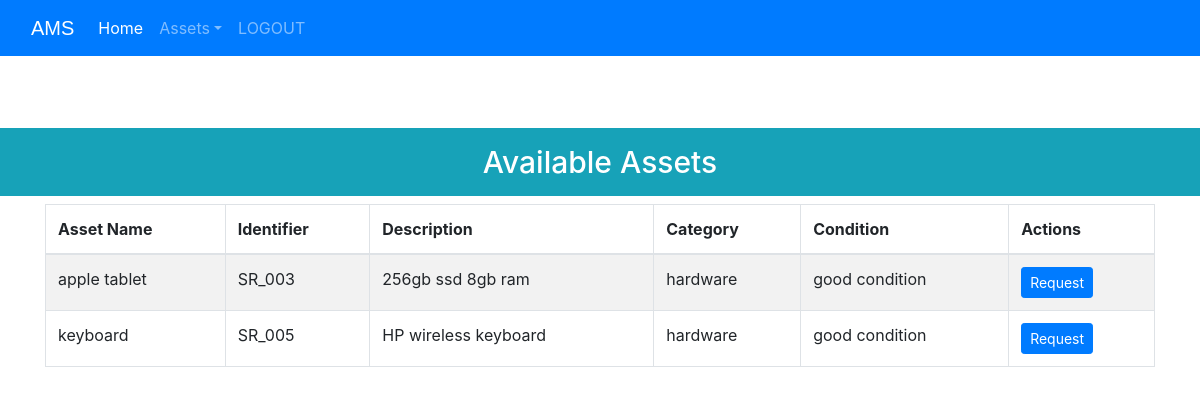
Screenshot of /viewassetbystaff (signed in) with the database file from the repository.
### Assets/models.py (models this page shows, shortened)
class Asset(models.Model):
    category_choices = [
        ('hardware', 'Hardware'),
        ('software', 'Software'),
        ('other', 'Other'),
    ]
    condition_choices = [
        ('good condition', 'Good Condition'),
        ('under maintenance', 'Under Maintenance'),
    ]
    name = models.CharField(max_length=30)
    identifier = models.CharField(max_length=30, unique=True)
    description = models.CharField(max_length=100, blank=True)
    category = models.CharField(max_length=30, choices=category_choices, default='other')
    condition = models.CharField(max_length=30, choices=condition_choices, default='good condition')
    available = models.BooleanField(default=True)
    requested_by = models.ForeignKey(User, null=True, blank=True, on_delete=models.SET_NULL)
    requested_at = models.DateTimeField(auto_now_add=True, null=True, blank=True)

### Assets/views.py (the view)
# urls.py: path('viewassetbystaff', viewassetbystaff, name='viewassetbystaff'),
@login_required(login_url='Assets:stafflogin')
def viewassetbystaff(request):
    assets = Asset.objects.filter(available=True)
    return render(request, 'Assets/viewassetbystaff.html', {'assets': assets})

### Assets/templates/assets/viewassetbystaff.html (shortened to what this page needs)
<!DOCTYPE html>
<html lang="en" dir="ltr">
<head>
</head>
<body>
    {% include "assets/navbarstaff.html" %}
    <br><br>
    <h3 class="p-3 mb-2 bg-info text-white" style='font-size: 30px;text-align:center;'>Available Assets</h3>
    {% if assets %}
    <div class="container">
        <table class="table table-hover table-condensed table-striped table-bordered">
            <thead>
                <tr>
                    <th>Asset Name</th>
                    <th>Identifier</th>
                    <th>Description</th>
                    <th>Category</th>
                    <th>Condition</th>
                    <th>Actions</th>
                </tr>
            </thead>
            <tbody>
                {% for asset in assets %}
                <tr>
                    <td>{{ asset.name }}</td>
                    <td>{{ asset.identifier }}</td>
                    <td>{{ asset.description }}</td>
                    <td>{{ asset.category }}</td>
                    <td>{{ asset.condition }}</td>
                    <td>
                        {% if asset.available %}
                        <a href="{% url 'Assets:request_asset' asset.id %}" class="btn btn-primary btn-sm">Request</a>
                        {% else %}
                        <button class="btn btn-info btn-sm" disabled>Requested</button>
                        {% endif %}
                    </td>
                </tr>
                {% endfor %}
            </tbody>
        </table>
    </div>
    {% else %}
    <h1>No assets available</h1>
    {% endif %}
    <br><br><br><br><br><br><br><br><br>
</body>
</html>

### rows the page displays
Asset: name "apple tablet", identifier "SR_003", description "256gb ssd 8gb ram", category "hardware", condition "good condition", available "Request"
Asset: name "keyboard", identifier "SR_005", description "HP wireless keyboard", category "hardware", condition "good condition", available "Request"
